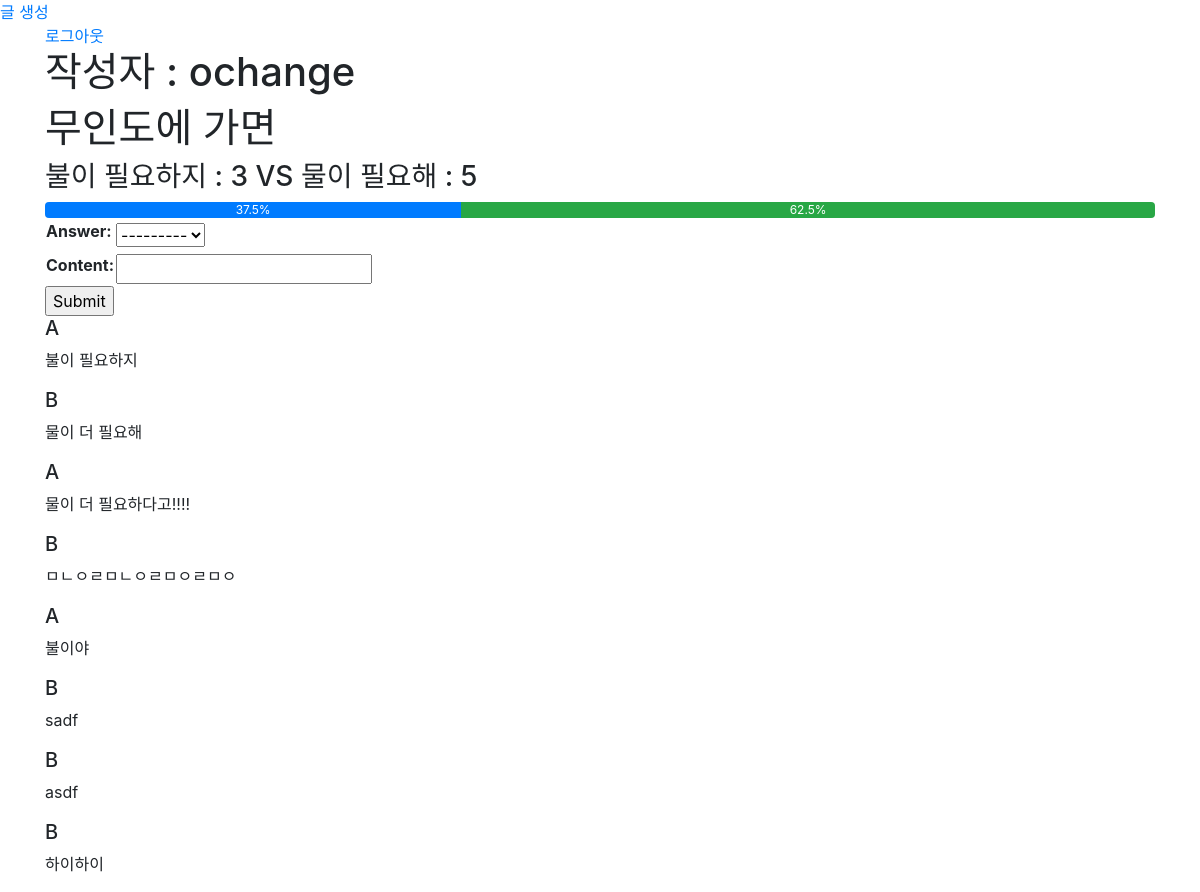
/questions/3/detail/ (signed in), run on the app's committed database.
### question/models.py (models this page shows, shortened)
class Question(models.Model):
    user = models.ForeignKey(settings.AUTH_USER_MODEL, on_delete=models.CASCADE)
    title = models.CharField(max_length=50)
    answerA = models.CharField(max_length=50)
    answerB = models.CharField(max_length=50)

class Comment(models.Model):
    user = models.ForeignKey(settings.AUTH_USER_MODEL, on_delete=models.CASCADE,default=1 )
    question = models.ForeignKey(Question, on_delete=models.CASCADE)
    answer_list = [['A','left'],['B','right']]
    answer = models.CharField(max_length=100,choices=answer_list )
    content = models.CharField(max_length=100)

### question/views.py (the view)
# urls.py: path('<int:id>/detail/',views.detail,name='detail'),
@login_required
def detail(request,id):
    question = Question.objects.get(id=id)
    form = CommentForm(initial={'question':id})
    A = question.comment_set.all().filter(answer="A")
    B = question.comment_set.all().filter(answer="B")
    if len(A)+len(B) == 0:
        A_per = 0
        B_per = 0
    else:
        A_per = len(A) / (len(A) + len(B))*100
        B_per = len(B) / (len(A) + len(B))*100
    return render(request,'question/detail.html',{
        'question':question,
        'form':form,
        'A':A,
        'B':B,
        'A_per':A_per,
        'B_per':B_per
    })

### question/forms.py
class CommentForm(forms.ModelForm):
    class Meta:
        model = Comment
        fields = ['answer','content']

### question/templates/question/detail.html (shortened to what this page needs)
{%extends 'question/base.html'%}
{%block body%}
    <h1>작성자 : {{question.user}}</h1>
    <h1>{{question.title}}</h1>
    <h3>{{question.answerA}} : {{A|length}} VS {{question.answerB}} : {{B|length}}</h3>
    <div class="progress">
      <div class="progress-bar" role="progressbar" style="width: {{A_per}}%" aria-valuenow="15" aria-valuemin="0" aria-valuemax="100">{{A_per|floatformat}}%</div>
      <div class="progress-bar bg-success" role="progressbar" style="width: {{B_per}}%" aria-valuenow="30" aria-valuemin="0" aria-valuemax="100">{{B_per|floatformat}}%</div>
    </div>
    <form action="{% url 'question:comment_create' question.id  %}" method="post">
        <table>
            {{form.as_table}}
        </table>
        <input type="submit">
    </form>
    {% for comment in question.comment_set.all %}
        <h5>{{comment.answer}}</h5>
        <p>{{comment.content}}</p>
    {%endfor%}
{%endblock%}

### data on the page
Question: user "ochange", title "무인도에 가면", answerA "불이 필요하지", answerB "물이 필요해"
Comment: answer "A", content "불이 필요하지"
Comment: answer "B", content "물이 더 필요해"
Comment: answer "A", content "물이 더 필요하다고!!!!"
Comment: answer "B", content "ㅁㄴㅇㄹㅁㄴㅇㄹㅁㅇㄹㅁㅇ"
Comment: answer "A", content "불이야"
Comment: answer "B", content "sadf"
Comment: answer "B", content "asdf"
Comment: answer "B", content "하이하이"

### other printed values
{{ A|length }} "3"
{{ B|length }} "5"
{{ A_per|floatformat }} "37.5"
{{ B_per|floatformat }} "62.5"
